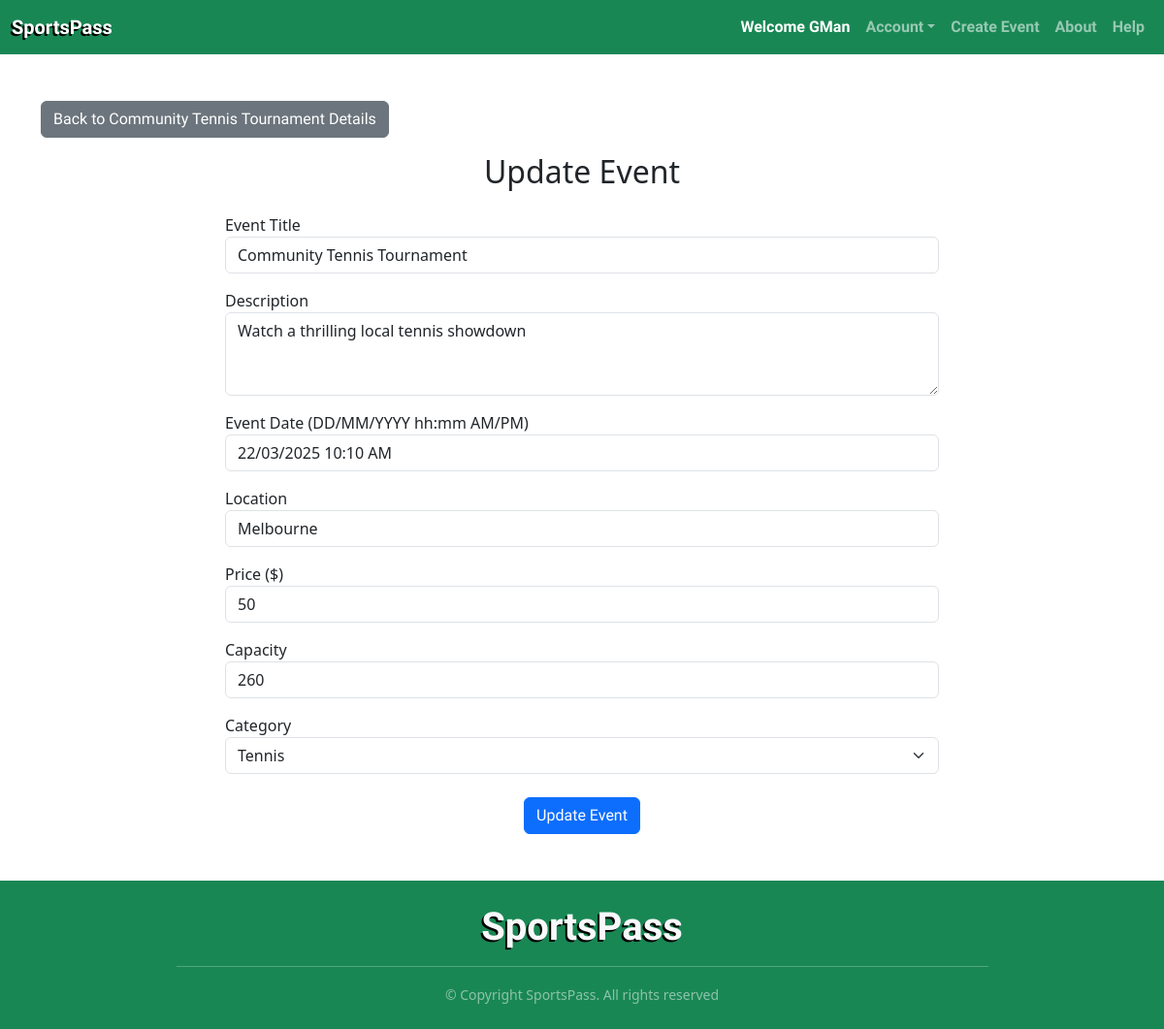
/events/6/update (signed in), run on the app's committed database.
### sportspass/models.py (models this page shows, shortened)
class User(db.Model, UserMixin):
    __tablename__ = 'users'
    id = db.Column(db.Integer, primary_key=True)
    username = db.Column(db.String(100), index=True, unique=True, nullable=False)
    firstname = db.Column(db.String(100), index=True, unique=True, nullable=False)
    lastname = db.Column(db.String(100), index=True, unique=True, nullable=False)
    emailid = db.Column(db.String(100), index=True, nullable=False)
    password_hash = db.Column(db.String(255), nullable=False)
    comments = db.relationship('Comment', backref='user', cascade='all, delete-orphan')
    events = db.relationship('Event', backref='user', cascade='all, delete-orphan')
    orders = db.relationship('Order', backref='user', cascade='all, delete-orphan')

class Event(db.Model):
    __tablename__ = 'events'
    id = db.Column(db.Integer, primary_key=True)
    name = db.Column(db.String(80), nullable=False)
    description = db.Column(db.String(200))
    date = db.Column(db.DateTime, nullable=False)
    location = db.Column(db.String(200), nullable=False)
    price = db.Column(db.Float, nullable=False)
    image = db.Column(db.String(400))
    capacity = db.Column(db.Integer, nullable=False)
    category = db.Column(db.String(50), nullable=False)
    status = db.Column(
        Enum('open', 'inactive', 'sold out', 'cancelled', name='event_status'),
        nullable=False,
        default='open'
    )
    comments = db.relationship('Comment', backref='event', cascade='all, delete-orphan')
    orders = db.relationship('Order', back_populates='event', cascade='all, delete-orphan')
    user_id = db.Column(db.Integer, db.ForeignKey('users.id'), nullable=False)

### sportspass/events.py (the view, shortened to what this page needs)
@eventbp.route('/<int:id>/update', methods=['GET', 'POST'])
@login_required
def update_event(id):
    event = db.session.scalar(db.select(Event).where(Event.id == id))
    if event.user_id != current_user.id:
        flash("You are not authorized to update this event.", "danger")
        return redirect(url_for('event.show', id=id))
    form = UpdateEventForm(obj=event)
    return render_template('events/update.html', form=form, event=event)

### sportspass/forms.py
class UpdateEventForm(FlaskForm):
    name = StringField('Event Title', validators=[InputRequired()])
    description = TextAreaField('Description')
    date = DateTimeField('Event Date (DD/MM/YYYY hh:mm AM/PM)', validators=[InputRequired()], format='%d/%m/%Y %I:%M %p')
    location = StringField('Location', validators=[InputRequired()])
    price = IntegerField('Price ($)', validators=[InputRequired()])
    capacity = IntegerField('Capacity', validators=[
        InputRequired(),
        NumberRange(min=1, message='Capacity must be a positive integer')
    ])
    category = StringField('Category', validators=[InputRequired()])
    submit = SubmitField("Update Event")

### sportspass/templates/events/update.html (shortened to what this page needs)
{% extends "base.html" %}
{% block content %}
<div class="container mt-5">
  <div class="row justify-content-start mb-3">
      <div class="col">
        <a href="{{ url_for('event.show', id=event.id) }}" class="btn btn-secondary">Back to {{event.name}} Details</a>
      </div>
  </div>
  <div class="row justify-content-center">
    <div class="col-md-8 mb-5">
      <h2 class="text-center mb-4">Update Event</h2>
      <form method="POST">
        <div class="mb-3">
          <label>{{ form.name.label }}</label>
          {{ form.name(class="form-control", placeholder="Enter event name") }}
        </div>
        <div class="mb-3">
          <label>{{ form.description.label }}</label>
          {{ form.description(class="form-control", placeholder="Enter event description", rows="3") }}
        </div>
        <div class="mb-3">
          <label>{{ form.date.label }}</label>
          {{ form.date(class="form-control", placeholder="Select event date") }}
        </div>
        <div class="mb-3">
          <label>{{ form.location.label }}</label>
          {{ form.location(class="form-control", placeholder="Enter event location") }}
        </div>
        <div class="mb-3">
          <label>{{ form.price.label }}</label>
          {{ form.price(class="form-control", placeholder="Enter event price") }}
        </div>
        <div class="mb-3">
          <label>{{ form.capacity.label }}</label>
          {{ form.capacity(class="form-control", placeholder="Enter event capacity") }}
        </div>
        <div class="mb-3">
          <label>{{ form.category.label }}</label>
          {{ form.category(class="form-select") }}
        </div>
        <div class="text-center mt-4">
          {{ form.submit(class="btn btn-primary") }}
        </div>
      </form>
    </div>
  </div>
</div>
{% endblock %}

### sportspass/templates/base.html (shortened to what this page needs)
<!doctype html>
<html lang="en">
<head>
    <link href="https://cdn.jsdelivr.net/npm/bootstrap@5.3.2/dist/css/bootstrap.min.css" rel="stylesheet"
>
    <link rel="stylesheet" href="{{ url_for('static', filename='css/global.css') }}">
</head>
<body>
    <header>
        <nav class="navbar navbar-expand-lg navbar-dark bg-success">
            <div class="container-fluid">
                <a class="navbar-brand" href="/">SportsPass</a>
                <div class="collapse navbar-collapse" id="navbarNav">
                    <ul class="navbar-nav ms-auto">
                        {% if current_user.is_authenticated %}
                        <a class="nav-item nav-link disabled text-white" href="#">Welcome {{current_user.username}}</a>
                        <li class="nav-item dropdown">
                            <a class="nav-link dropdown-toggle" href="#" id="accountDropdown" role="button"
                                data-bs-toggle="dropdown" aria-expanded="false">Account</a>
                        </li>
                        {% else %}
                        <a class="nav-item nav-link" href="{{ url_for('auth.register') }}">Register</a>
                        <a class="nav-item nav-link" href="{{ url_for('auth.login') }}">Log In</a>
                        {% endif %}
                        <li class="nav-item">
                            <a class="nav-link" href="{{ url_for('event.create') }}">Create Event</a>
                        </li>
                        <li class="nav-item">
                            <a class="nav-link" href="#">About</a>
                        </li>
                        <li class="nav-item">
                            <a class="nav-link" href="#">Help</a>
                        </li>
                    </ul>
                </div>
            </div>
        </nav>
    </header>
    <main class="content-wrapper">
        <div class="row justify-content-center">
            <div class="col-12">
                {% block content %}
                {% endblock %}
            </div>
        </div>
    </main>
    <footer class="footer bg-success text-light text-center py-4">
        <div class="container">
            <p class="display-6 mb-3 footer-title">SportsPass</p>
            <hr class="w-75 mx-auto">
            <small class="text-white-50">&copy; Copyright SportsPass. All rights reserved</small>
        </div>
    </footer>
</body>
</html>

### sportspass/static/css/global.css (style rules this page uses)
.navbar-brand, .footer-title { font-family: "Chakra Petch", sans-serif; font-weight: 700; font-style: normal; text-shadow: -2px 2px black; }
.nav-item, .dropdown, .title, .card-title { font-family: "Chakra Petch", sans-serif; font-weight: 600; font-style: normal; }
.btn { font-family: "Chakra Petch", sans-serif; }
.content-wrapper { display: flex; flex-direction: column; min-height: 100vh; }
.footer { margin-top: auto; }

### data on the page
User: username "GMan"
Event: name "Community Tennis Tournament", description "Watch a thrilling local tennis showdown", date "22/03/2025 10:10 AM", location "Melbourne", price "50", capacity "260", category "Tennis"
